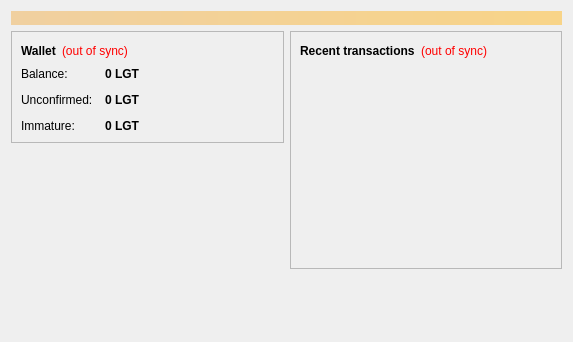
<?xml version="1.0" encoding="UTF-8"?>
<ui version="4.0">
 <class>OverviewPage</class>
 <widget class="QWidget" name="OverviewPage">
  <property name="geometry">
   <rect>
    <x>0</x>
    <y>0</y>
    <width>573</width>
    <height>342</height>
   </rect>
  </property>
  <property name="windowTitle">
   <string>Form</string>
  </property>
  <layout class="QVBoxLayout" name="topLayout">
   <item>
    <widget class="QLabel" name="labelAlerts">
     <property name="visible">
      <bool>false</bool>
     </property>
     <property name="styleSheet">
      <string notr="true">background-color: qlineargradient(x1: 0, y1: 0, x2: 1, y2: 0, stop:0 #F0D0A0, stop:1 #F8D488); color:#000000;</string>
     </property>
     <property name="wordWrap">
      <bool>true</bool>
     </property>
     <property name="margin">
      <number>3</number>
     </property>
    </widget>
   </item>
   <item>
    <layout class="QHBoxLayout" name="horizontalLayout" stretch="1,1">
     <item>
      <layout class="QVBoxLayout" name="verticalLayout_2">
       <item>
        <widget class="QFrame" name="frame">
         <property name="frameShape">
          <enum>QFrame::StyledPanel</enum>
         </property>
         <property name="frameShadow">
          <enum>QFrame::Raised</enum>
         </property>
         <layout class="QVBoxLayout" name="verticalLayout_4">
          <item>
           <layout class="QHBoxLayout" name="horizontalLayout_4">
            <item>
             <widget class="QLabel" name="label_5">
              <property name="font">
               <font>
                <weight>75</weight>
                <bold>true</bold>
               </font>
              </property>
              <property name="text">
               <string>Wallet</string>
              </property>
             </widget>
            </item>
            <item>
             <widget class="QLabel" name="labelWalletStatus">
              <property name="toolTip">
               <string>The displayed information may be out of date. Your wallet automatically synchronizes with the Bitcoin network after a connection is established, but this process has not completed yet.</string>
              </property>
              <property name="styleSheet">
               <string notr="true">QLabel { color: red; }</string>
              </property>
              <property name="text">
               <string notr="true">(out of sync)</string>
              </property>
              <property name="alignment">
               <set>Qt::AlignLeading|Qt::AlignLeft|Qt::AlignVCenter</set>
              </property>
             </widget>
            </item>
            <item>
             <spacer name="horizontalSpacer_2">
              <property name="orientation">
               <enum>Qt::Horizontal</enum>
              </property>
              <property name="sizeHint" stdset="0">
               <size>
                <width>40</width>
                <height>20</height>
               </size>
              </property>
             </spacer>
            </item>
           </layout>
          </item>
          <item>
           <layout class="QFormLayout" name="formLayout_2">
            <property name="fieldGrowthPolicy">
             <enum>QFormLayout::AllNonFixedFieldsGrow</enum>
            </property>
            <property name="horizontalSpacing">
             <number>12</number>
            </property>
            <property name="verticalSpacing">
             <number>12</number>
            </property>
            <item row="0" column="0">
             <widget class="QLabel" name="label">
              <property name="text">
               <string>Balance:</string>
              </property>
             </widget>
            </item>
            <item row="0" column="1">
             <widget class="QLabel" name="labelBalance">
              <property name="font">
               <font>
                <weight>75</weight>
                <bold>true</bold>
               </font>
              </property>
              <property name="cursor">
               <cursorShape>IBeamCursor</cursorShape>
              </property>
              <property name="toolTip">
               <string>Your current balance</string>
              </property>
              <property name="text">
               <string notr="true">0 LGT</string>
              </property>
              <property name="textInteractionFlags">
               <set>Qt::LinksAccessibleByMouse|Qt::TextSelectableByKeyboard|Qt::TextSelectableByMouse</set>
              </property>
             </widget>
            </item>
            <item row="1" column="0">
             <widget class="QLabel" name="label_3">
              <property name="text">
               <string>Unconfirmed:</string>
              </property>
             </widget>
            </item>
            <item row="1" column="1">
             <widget class="QLabel" name="labelUnconfirmed">
              <property name="font">
               <font>
                <weight>75</weight>
                <bold>true</bold>
               </font>
              </property>
              <property name="cursor">
               <cursorShape>IBeamCursor</cursorShape>
              </property>
              <property name="toolTip">
               <string>Total of transactions that have yet to be confirmed, and do not yet count toward the current balance</string>
              </property>
              <property name="text">
               <string notr="true">0 LGT</string>
              </property>
              <property name="textInteractionFlags">
               <set>Qt::LinksAccessibleByMouse|Qt::TextSelectableByKeyboard|Qt::TextSelectableByMouse</set>
              </property>
             </widget>
            </item>
            <item row="2" column="0">
             <widget class="QLabel" name="labelImmatureText">
              <property name="text">
               <string>Immature:</string>
              </property>
             </widget>
            </item>
            <item row="2" column="1">
             <widget class="QLabel" name="labelImmature">
              <property name="font">
               <font>
                <weight>75</weight>
                <bold>true</bold>
               </font>
              </property>
              <property name="toolTip">
               <string>Mined balance that has not yet matured</string>
              </property>
              <property name="text">
               <string notr="true">0 LGT</string>
              </property>
              <property name="textInteractionFlags">
               <set>Qt::LinksAccessibleByMouse|Qt::TextSelectableByKeyboard|Qt::TextSelectableByMouse</set>
              </property>
             </widget>
            </item>
           </layout>
          </item>
         </layout>
        </widget>
       </item>
       <item>
        <spacer name="verticalSpacer">
         <property name="orientation">
          <enum>Qt::Vertical</enum>
         </property>
         <property name="sizeHint" stdset="0">
          <size>
           <width>20</width>
           <height>40</height>
          </size>
         </property>
        </spacer>
       </item>
      </layout>
     </item>
     <item>
      <layout class="QVBoxLayout" name="verticalLayout_3">
       <item>
        <widget class="QFrame" name="frame_2">
         <property name="frameShape">
          <enum>QFrame::StyledPanel</enum>
         </property>
         <property name="frameShadow">
          <enum>QFrame::Raised</enum>
         </property>
         <layout class="QVBoxLayout" name="verticalLayout">
          <item>
           <layout class="QHBoxLayout" name="horizontalLayout_2">
            <item>
             <widget class="QLabel" name="label_4">
              <property name="text">
               <string>&lt;b&gt;Recent transactions&lt;/b&gt;</string>
              </property>
             </widget>
            </item>
            <item>
             <widget class="QLabel" name="labelTransactionsStatus">
              <property name="toolTip">
               <string>The displayed information may be out of date. Your wallet automatically synchronizes with the Bitcoin network after a connection is established, but this process has not completed yet.</string>
              </property>
              <property name="styleSheet">
               <string notr="true">QLabel { color: red; }</string>
              </property>
              <property name="text">
               <string notr="true">(out of sync)</string>
              </property>
              <property name="alignment">
               <set>Qt::AlignRight|Qt::AlignTrailing|Qt::AlignVCenter</set>
              </property>
             </widget>
            </item>
            <item>
             <spacer name="horizontalSpacer">
              <property name="orientation">
               <enum>Qt::Horizontal</enum>
              </property>
              <property name="sizeHint" stdset="0">
               <size>
                <width>40</width>
                <height>20</height>
               </size>
              </property>
             </spacer>
            </item>
           </layout>
          </item>
          <item>
           <widget class="QListView" name="listTransactions">
            <property name="styleSheet">
             <string notr="true">QListView { background: transparent; }</string>
            </property>
            <property name="frameShape">
             <enum>QFrame::NoFrame</enum>
            </property>
            <property name="verticalScrollBarPolicy">
             <enum>Qt::ScrollBarAlwaysOff</enum>
            </property>
            <property name="horizontalScrollBarPolicy">
             <enum>Qt::ScrollBarAlwaysOff</enum>
            </property>
            <property name="selectionMode">
             <enum>QAbstractItemView::NoSelection</enum>
            </property>
           </widget>
          </item>
         </layout>
        </widget>
       </item>
       <item>
        <spacer name="verticalSpacer_2">
         <property name="orientation">
          <enum>Qt::Vertical</enum>
         </property>
         <property name="sizeHint" stdset="0">
          <size>
           <width>20</width>
           <height>40</height>
          </size>
         </property>
        </spacer>
       </item>
      </layout>
     </item>
    </layout>
   </item>
  </layout>
 </widget>
 <resources/>
 <connections/>
</ui>
